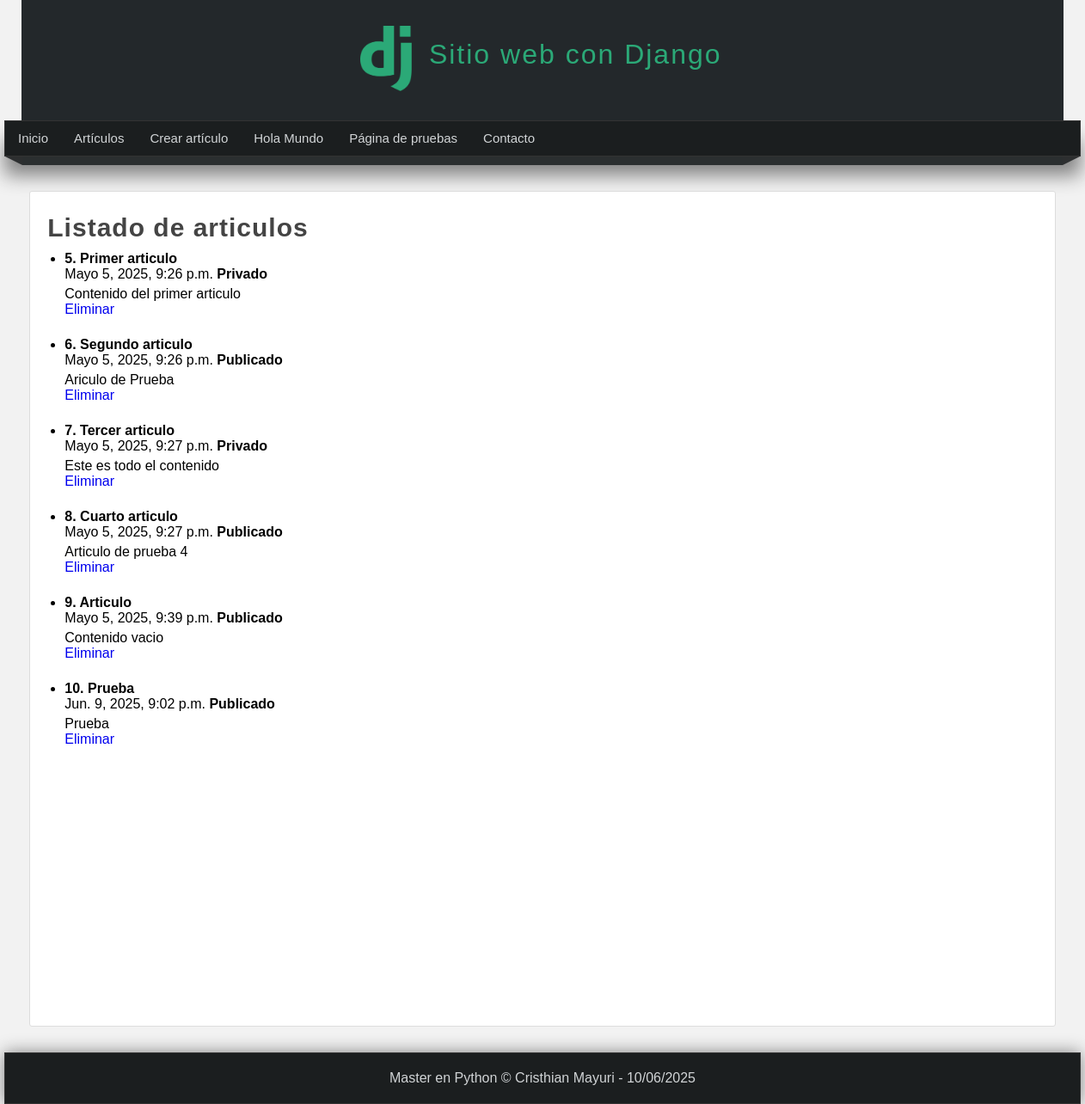
Before: /articulos with the older database file.
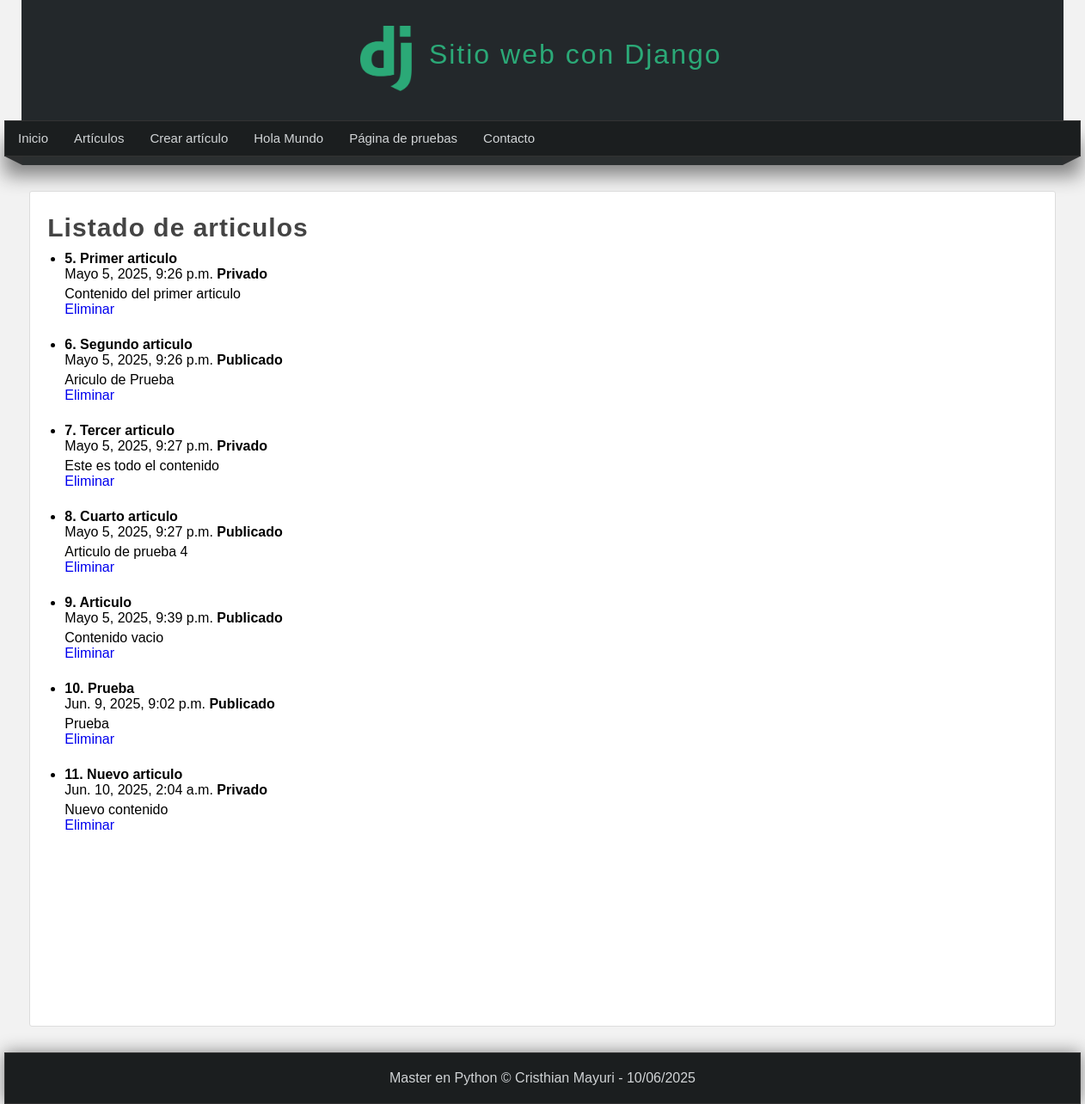
After: the same page with the newer database file.
### miapp/models.py (models this page shows)
class Article(models.Model):
    title = models.CharField(max_length=150)
    content = models.TextField()
    image = models.ImageField(default='null')
    public = models.BooleanField()
    created_at = models.DateTimeField(auto_now_add=True)
    updated_at = models.DateTimeField(auto_now=True)

### miapp/views.py (the view)
# urls.py: path('articulos', views.articulos, name="articulos"),
def articulos(request):
    articulos = Article.objects.all()
    return render(request, 'articulos.html', {
        'articulos': articulos
    })

### miapp/templates/articulos.html (shortened to what this page needs)
{% extends 'layout.html' %}
{% block content %}
<h1 class="title">Listado de articulos</h1>
    <ul>
    {% for articulo in articulos %}
        <li>
            <h4>{{ articulo.id }}. {{ articulo.title }}</h4>
            <span>{{ articulo.created_at }}</span>
            {% if articulo.public %}
                <strong>Publicado</strong>
            {% else %}
                <strong>Privado</strong>
            {% endif %}
            <p>
                {{ articulo.content }}
                <br/>
                <a href="{% url 'borrar_articulo' id=articulo.id %}">Eliminar</a>
            </p>
            <br/>
        </li>
    {% endfor %}
    </ul>
{% endblock %}

### miapp/templates/layout.html (shortened to what this page needs)
<!DOCTYPE html>
<html lang="es">
<head>
    {% load static %}
    <link rel="stylesheet" type="text/css" href="{% static 'css/styles.css' %}" />
</head>
<body>
    <header>
        <div id="logotipo">
            <img src="{% static 'images/logo.png' %}" />
            <h1>Sitio web con Django</h1>
        </div>
    </header>
    <nav>
        <ul>
            <li>
                <a href="{% url 'inicio' %}">Inicio</a>
            </li>
            <li>
                <a href="{% url 'articulos' %}">Artículos</a>
            </li>
            <li>
                <a href="{% url 'create' %}">Crear artículo</a>
            </li>
            <li>
                <a href="{% url 'hola_mundo' %}">Hola Mundo</a>
            </li>
            <li>
                <a href="{% url 'pagina_pruebas' %}">Página de pruebas</a>
            </li>
            <li>
                <a href="{% url 'contacto' nombre='Cristhian' apellidos='Mayuri' %}">Contacto</a>
            </li>
        </ul>
    </nav>
    <div class="barra">
        <span class="esquina-izquierda"></span>
        <span class="relleno-barra"></span>
        <span class="esquina-derecha"></span>
    </div>
    <div id="content">
        <div class="box">
            {% block content %}{% endblock %}
        </div>
    </div>
    <footer>
        Master en Python &copy; Cristhian Mayuri - {% now "d/m/Y" %}
    </footer>
</body>
</html>

### miapp/static/css/styles.css (style rules this page uses)
* { margin: 0px; padding: 0px; font-family: sans-serif, Arial, Helvetica; text-decoration: none; }
.box p, .box h2, .box h3, .box ul { margin-top: 5px; margin-bottom: 5px; }
.box ul, .box ol { margin-left: 20px; margin-bottom: 10px; }
body { background-color: #F2F2F2; }
header { width: 1212px; height: 140px; background-color: #23282b; margin: 0 auto; }
#logotipo { width: 35%; height: 130px; margin: 0 auto; padding-top: 10px; }
#logotipo img { display: block; width: 60px; float: left; margin-top: 20px; }
#logotipo h1 { display: block; float: left; margin-top: 35px; margin-left: 20px; letter-spacing: 2px; font-weight: 100; color: #2ba977; }
nav { width: 1250px; height: 40px; margin: 0 auto; background-color: #1b1e1f; border: 1px solid #333333; box-shadow: 0px 22px 22px gray; font-size: 15px; }
nav ul { list-style: none; text-decoration: none; }
nav ul li { line-height: 40px; float: left; }
nav ul li a { display: block; padding-right: 15px; padding-left: 15px; color: #d1d4d6; }
.barra { width: 1250px; margin: 0 auto; }
.esquina-izquierda { display: block; border-left: 20px solid transparent; border-top: 10px solid #2d2f30; float: left; }
.esquina-derecha { display: block; border-right: 20px solid transparent; border-top: 10px solid #2d2f30; float: right; }
.relleno-barra { display: block; width: 1210px; background: #2b2f30; height: 10px; float: left; }
#content { width: 1212px; min-height: 930px; margin: 0 auto; margin-bottom: 30px; margin-top: 40px; }
.box { background: white; width: 95%; margin: 0 auto; min-height: 930px; padding: 20px; border: 1px solid #ddd; border-radius: 3px; }
.title { color: #444; letter-spacing: 1px; font-size: 30px; margin-bottom: 10px; margin-top: 5px; }
footer { width: 1250px; background: #1b1e1f; border: 1px solid #333; color: #d1d4d6; text-align: center; margin: 0 auto; padding-top: 20px; padding-bottom: 20px; box-shadow: 0px 0px 20px gray; }

Changed rows visible on the page:
added Article: id "11", title "Nuevo articulo", created_at "Jun. 10, 2025, 2:04 a.m.", public "Privado", content "Nuevo contenido"
